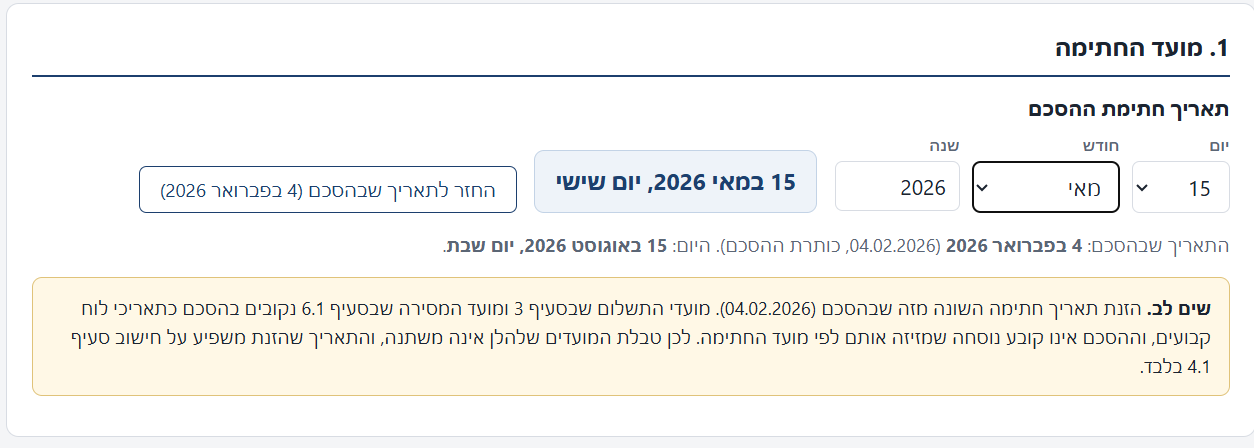
#> input picture skills/qa/ex5-assets/ex5-datefields.png, 1254 x 448 px, found by its file name; its folder holds 6 pictures in this run
$ python cut_ex5.py
#> lines starting #> are read from the running program, lines starting #| are printed output that depends on the picture
# -*- coding: utf-8 -*-
"""Crops for exercise 5. The yellow note and the date row sit too close for both
to carry a badge in one frame, so they become two figures."""
import os
from PIL import Image

ROOT = r"C:\Users\Tzahi\OneDrive\שולחן העבודה\LEGAL-MIND-CLAUDE-DESKTOP-GUIDE\.github-live-repo\legal-mind-claude-guides"
D = os.path.join(ROOT, "skills", "qa", "ex5-assets")

def cut(src, box, name):
#> called with src = 'ex5-datefields.png', box = (0, 255, 1254, 420), name = 'ex5-note.png'
    im = Image.open(os.path.join(D, src)).convert("RGB")
    p = os.path.join(D, name)
    im.crop(box).save(p)
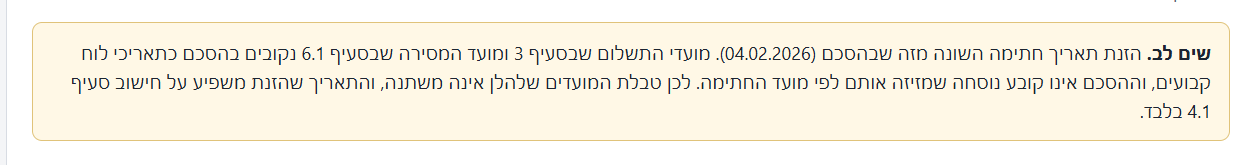
#> saved as ex5-note.png: PIL image 1254x165 RGB; mean R, G, B 247.4, 242.8, 230.7
    print(name, Image.open(p).size)

cut("ex5-datefields.png", (0, 255, 1254, 420), "ex5-note.png")
cut("ex5-datefields.png", (0, 120, 1254, 225), "ex5-fields.png")
#> call 2 of cut, with src = 'ex5-datefields.png', box = (0, 120, 1254, 225), name = 'ex5-fields.png'
#> in cut (call 2), `im.crop(box).save(p)`:
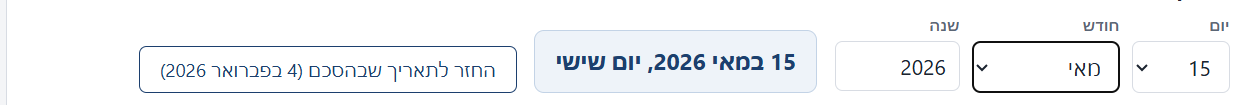
#> saved as ex5-fields.png: PIL image 1254x105 RGB; mean R, G, B 244.2, 245.8, 247.8
